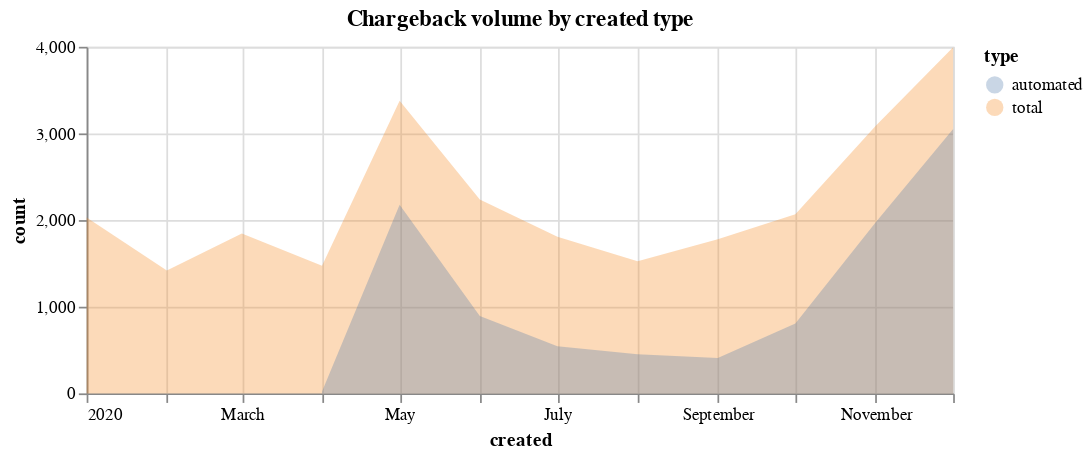

Notebook code for this chart:
### Markdown cell above
It was noticed, that after API-automization was introduced, there's an increased amount of unauthorized chargebacks raised. Automization was introduced in three markets (ITA, AUT, FRA) in May, and the rest of markets in November. FRA was discontinued in April, because the chargebacks spiked. Now the same behaviour appears to happen again in November.

Chart below visualizes the issue:

### Code cell
source = cbs_m.groupby(["created", "type"])["count"].sum().reset_index()

alt.Chart(source).mark_area(opacity=0.3).encode(
    x="created:T", y=alt.Y("count:Q", stack=None), color="type:N"
).properties(width=500, height=200, title="Chargeback volume by created type").display()

### Figure 1 — Vega-Lite specification as saved in the notebook (floating-point values rounded to 4 significant figures)
{"config": {"view": {"continuousWidth": 400, "continuousHeight": 300}}, "data": {"name": "data-63f6ffa31c1532d60b904db4cda3f3ef"}, "mark": {"type": "area", "opacity": 0.3}, "encoding": {"color": {"type": "nominal", "field": "type"}, "x": {"type": "temporal", "field": "created"}, "y": {"type": "quantitative", "field": "count", "stack": null}}, "height": 200, "title": "Chargeback volume by created type", "width": 500, "$schema": "https://vega.github.io/schema/vega-lite/v4.8.1.json", "datasets": {"data-63f6ffa31c1532d60b904db4cda3f3ef": [{"created": "2020-01", "type": "total", "count": 2030}, {"created": "2020-02", "type": "total", "count": 1417}, {"created": "2020-03", "type": "total", "count": 1846}, {"created": "2020-04", "type": "automated", "count": 21}, {"created": "2020-04", "type": "total", "count": 1474}, {"created": "2020-05", "type": "automated", "count": 2176}, {"created": "2020-05", "type": "total", "count": 3376}, {"created": "2020-06", "type": "automated", "count": 892}, {"created": "2020-06", "type": "total", "count": 2239}, {"created": "2020-07", "type": "automated", "count": 544}, {"created": "2020-07", "type": "total", "count": 1808}, {"created": "2020-08", "type": "automated", "count": 451}, {"created": "2020-08", "type": "total", "count": 1526}, {"created": "2020-09", "type": "automated", "count": 407}, {"created": "2020-09", "type": "total", "count": 1779}, {"created": "2020-10", "type": "automated", "count": 808}, {"created": "2020-10", "type": "total", "count": 2068}, {"created": "2020-11", "type": "automated", "count": 1973}, {"created": "2020-11", "type": "total", "count": 3087}, {"created": "2020-12", "type": "automated", "count": 3051}, {"created": "2020-12", "type": "total", "count": 3994}]}}
